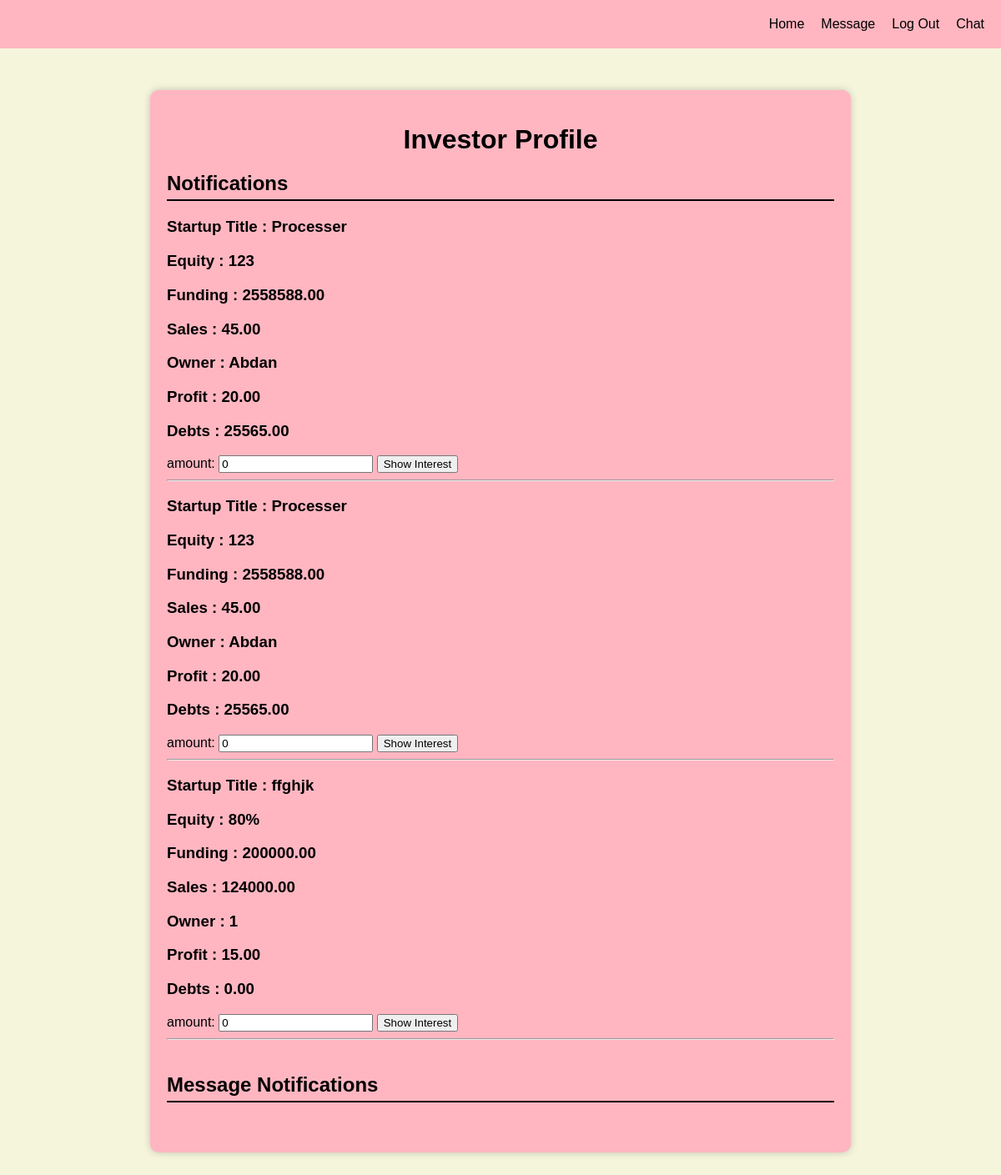
The page /investor/ (signed in) on the database as committed earlier.
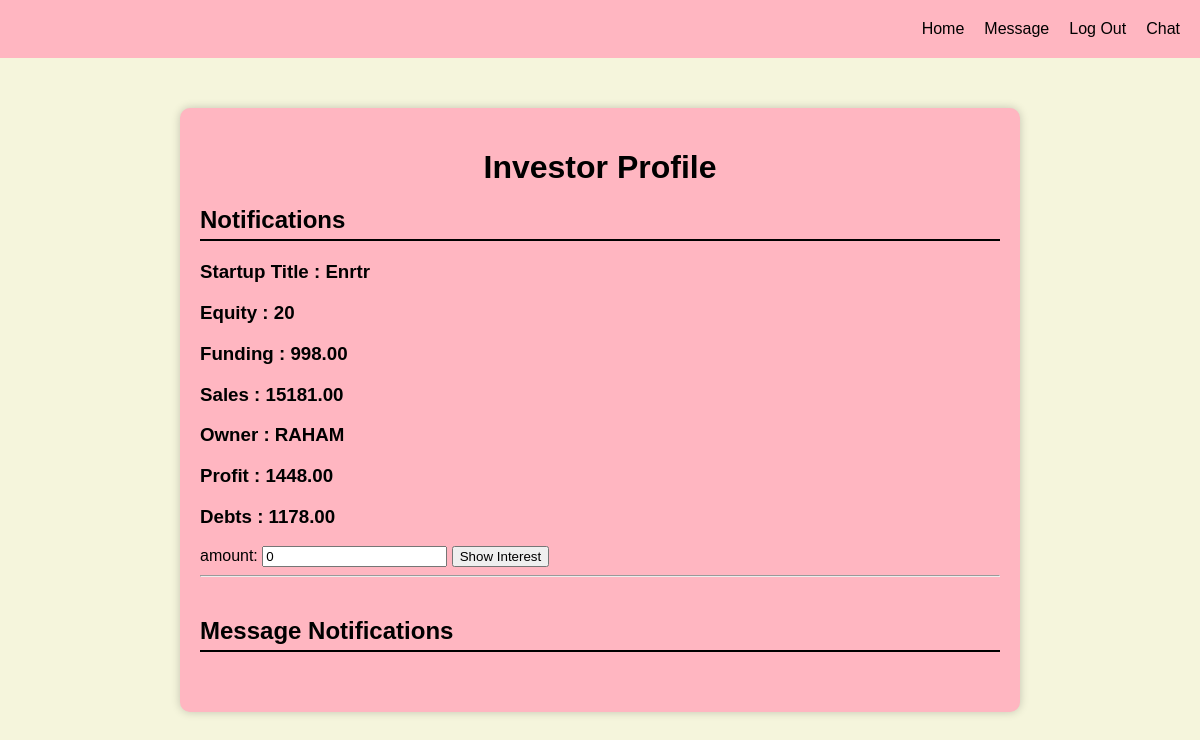
The same page on the database as committed later.
### entrepreneur/models.py (models this page shows, shortened)
class startup(models.Model):
    user = models.ForeignKey(User, on_delete=models.CASCADE)
    title = models.CharField(max_length=100)
    Equity = models.TextField()
    funding = models.DecimalField(max_digits=10, decimal_places=2)
    Sales =  models.DecimalField(max_digits=10, decimal_places=2)
    owner= models.TextField()
    profit = models.DecimalField(max_digits=10, decimal_places=2)
    debts = models.DecimalField(max_digits=10, decimal_places=2)

### investor/views.py (the view)
# urls.py: path('', views.investPro, name='investor_Profile'),
@login_required(login_url='login')
def investPro(request):
    if request.method == 'POST':
        user = request.user
        startupst = request.POST['startup_id']
        startupst = startup.objects.get(id=startupst)
        amount = request.POST['amount']
        invest = investedStartup.objects.create(user=user, startup=startupst, amount=amount)
        invest.save()
        print('invested')
        startups = startup.objects.all()
        return render(request, 'investorProfile.html',{'startups':startups})
    else:
        startups = startup.objects.all()
        return render(request, 'investorProfile.html', {'startups':startups})

### templates/investorProfile.html (shortened to what this page needs)
<!DOCTYPE html>
{% load static %}
<html>
<head>
    <link rel="stylesheet" type="text/css" href="{% static 'css/invesPro.css' %}">
</head>
<body>
<div class="banner">
    <a href="{% url 'investor_Profile' %}">Home</a>
    <a href="#">Message</a>
    <a href="{% url 'logout' %}">Log Out</a>
    <a href="{% url 'home' %}">Chat</a>
</div>
    <div class="profile-container">
        <h1>Investor Profile</h1>
        <section class="notification">
            <h2>Notifications</h2>
            {% for i in startups %}
            <div>
            <div class="startup-details-container">
                <div class="startup-details-item">
                    <h3>Startup Title : {{i.title}}</h3>
                </div>
                <div class="startup-details-item">
                    <h3>Equity : {{i.Equity}}</h3>
                </div>
                <div class="startup-details-item">
                    <h3>Funding : {{i.funding}}</h3>
                </div>
                <div class="startup-details-item">
                    <h3>Sales : {{i.Sales}}</h3>
                </div>
                <div class="startup-details-item">
                    <h3>Owner : {{i.owner}}</h3>
                </div>
                <div class="startup-details-item">
                    <h3>Profit : {{i.profit}} </h3>
                </div>
                <div class="startup-details-item">
                    <h3>Debts : {{i.debts}}</h3>
                </div>
                <form action="" method="post">
                    amount: <input type="text" name="amount" value="0">
                    <input type="submit" value="Show Interest">
            </div>
                <hr>
            {% endfor %}
        </section>
        <section class="message-notification">
            <h2>Message Notifications</h2>
        </section>
    </div>
</body>
</html>

### static/CSS/invesPro.css (style rules this page uses)
body { font-family: Arial, sans-serif; margin: 0; padding: 0; background-color: beige; color: black; }
.banner { background-color: lightpink; padding: 10px; display: flex; justify-content: flex-end; }
.banner a { padding: 10px; color: black; text-decoration: none; }
.profile-container { width: 800px; margin: 50px auto; padding: 20px; background-color: lightpink; border-radius: 10px; box-shadow: 0 0 10px rgba(0, 0, 0, 0.2); }
.profile-container h1 { text-align: center; margin-bottom: 20px; }
section { margin-bottom: 40px; }
section h2 { border-bottom: 2px solid black; padding-bottom: 5px; }

Rows that differ between the two databases and show on the page:
removed startup: title "Processer", Equity "123", funding "2558588.00", Sales "45.00", owner "Abdan", profit "20.00", debts "25565.00"
removed startup: title "Processer", Equity "123", funding "2558588.00", Sales "45.00", owner "Abdan", profit "20.00", debts "25565.00"
removed startup: title "ffghjk", Equity "80%", funding "200000.00", Sales "124000.00", owner "1", profit "15.00", debts "0.00"
added startup: title "Enrtr", Equity "20", funding "998.00", Sales "15181.00", owner "RAHAM", profit "1448.00", debts "1178.00"
